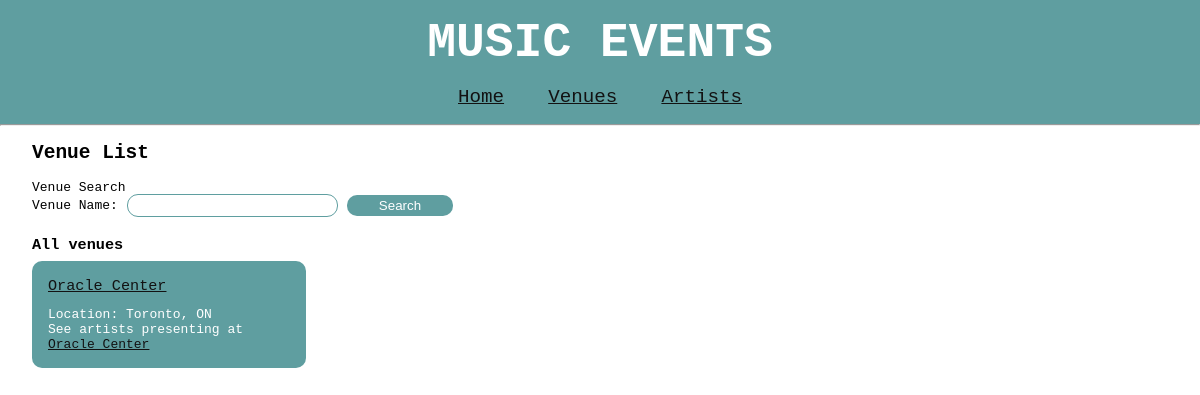
Page /venues/list/ on the earlier database version.
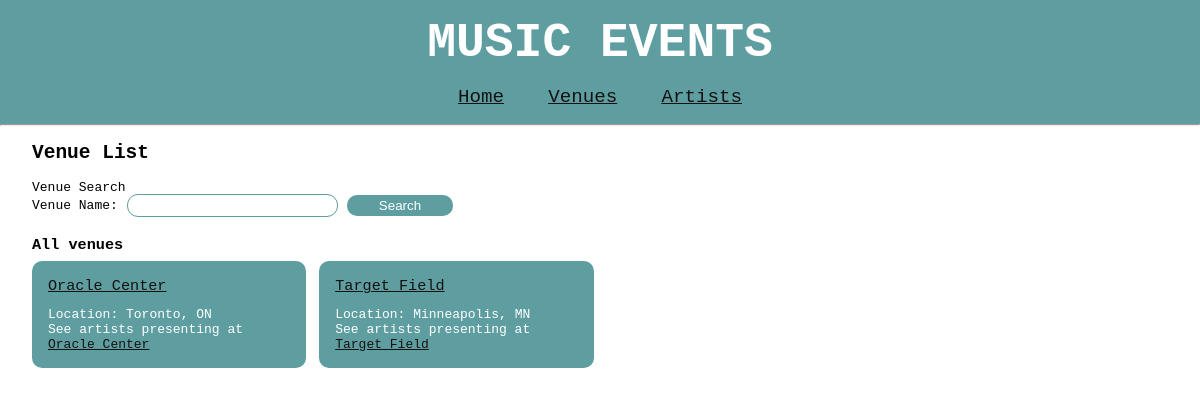
Same page on the later database version.
### music_events/models.py (models this page shows, shortened)
class Venue(models.Model):
    name = models.CharField(max_length=200, blank=False, unique=True)
    city = models.CharField(max_length=200, blank=False)
    state = models.CharField(max_length=2, blank=False)

### music_events/views.py (the view)
# urls.py: path('venues/list/', views.venue_list, name='venue_list'),
def venue_list(request):
    form = VenueSearchForm()
    search_name = request.GET.get('search_name')
    if search_name:
        venues_results = Venue.objects.filter(name__icontains=search_name).order_by('name')
    else:
        venues_results = Venue.objects.all().order_by('name')
    return render(request, 'music_events/venues/venue_list.html',
                  {'venues': venues_results,
                   'form': form,
                   'search_term': search_name})

### music_events/forms.py
class VenueSearchForm(forms.Form):
    search_name = forms.CharField(label='Venue Name', max_length=200)

### music_events/templates/music_events/venues/venue_list.html
{% extends 'music_events/base.html' %} {% block content %}
<h2>Venue List</h2>
<div>
  <p>Venue Search</p>
  <form action="{% url 'events:venue_list' %}">
    {{ form }}
    <input type="submit" class="btn" value="Search" />
  </form>
  <div class="filtered-results">
    {% if search_term %}
    <h3 id="venue-list-title">
      Venues matching '{{ search_term }}'
      <a href="{% url 'events:venue_list' %}" id="clear_search">clear</a>
    </h3>
    {% else %}
    <h3 id="venue-list-title">All venues</h3>
    {% endif %}
  </div>
    <div class="list">
        {% for venue in venues %}
        <div id="venue-{{ venue.pk }}" class="row">
          <p class="item-name">
            <a href=""
              >{{ venue.name }}</a
            >
          </p>
          <p class="item-location">Location: {{ venue.city }}, {{ venue.state }}</p>
          <p>
            See artists presenting at
            <a href=""
              >{{ venue.name }}</a
            >
          </p>
        </div>
        {% empty %}
        <p>No venues found</p>
        {% endfor %}
    </div>
</div>
{% endblock %}

### music_events/templates/music_events/base.html (shortened to what this page needs)
{% load static %}
<html lang="en">
<head>
  <link rel="stylesheet" href="{% static 'css/global.css' %}" type="text/css" />
</head>
<body>
<header>
  <h1>MUSIC EVENTS</h1>
  <div>
    <a href="{% url 'events:homepage' %}">Home</a>
    <a href="{% url 'events:venue_list' %}">Venues</a>
    <a href="{% url 'events:artist_list' %}">Artists</a>
  </div>
</header>
<hr>
<div class="container">
  {% block content %}
  {% endblock %}
</div>
</body>
</html>

### music_events/static/css/global.css (style rules this page uses)
* { margin: 0; padding: 0; box-sizing: border-box; }
:root { --primary-color-bg: cadetblue; }
body { font-family: monospace; background: white; color: black; }
h2 { margin-bottom: 1rem; }
a { color: #121212; }
header { color: white; padding: 1rem 2rem; background-color: var(--primary-color-bg); width: 100%; display: flex; flex-direction: column; justify-content: center; align-items: center; }
header > div { width: 25%; display: flex; justify-content: space-between; }
header h1 { font-size: 3rem; margin-bottom: 1rem; }
header a { cursor: pointer; font-size: 1.2rem; }
.container { padding: 1rem 2rem; }
.list { display: grid; grid-template-columns: repeat(4, 1fr); gap: 0.8rem; }
.row { background-color: var(--primary-color-bg); border-radius: 10px; margin-bottom: 1rem; padding: 1rem; color: white; }
.item-name { font-size: .95rem; }
.item-location { margin-top: .7rem; }
#venue-list-title, #artist-list-title { margin-top: 20px; margin-bottom: -25px; }
form { display: flex; width: 50%; justify-content: start; align-items: center; gap: 10px; margin: 1rem 0px; }
form label, form input { margin-top: -1rem; }
input, textarea { border-radius: 10px; border: none; outline: 1px solid var(--primary-color-bg); caret-color: darkslateblue; padding: 0.2rem 1rem; }
.btn { padding: 0.2rem 2rem; color: white; background-color: var(--primary-color-bg); border-radius: 10px; border: none; outline: none; cursor: pointer; }
.filtered-results { margin-bottom: 2rem; }

Differences in the rows shown:
added Venue: name "Target Field", city "Minneapolis", state "MN"
